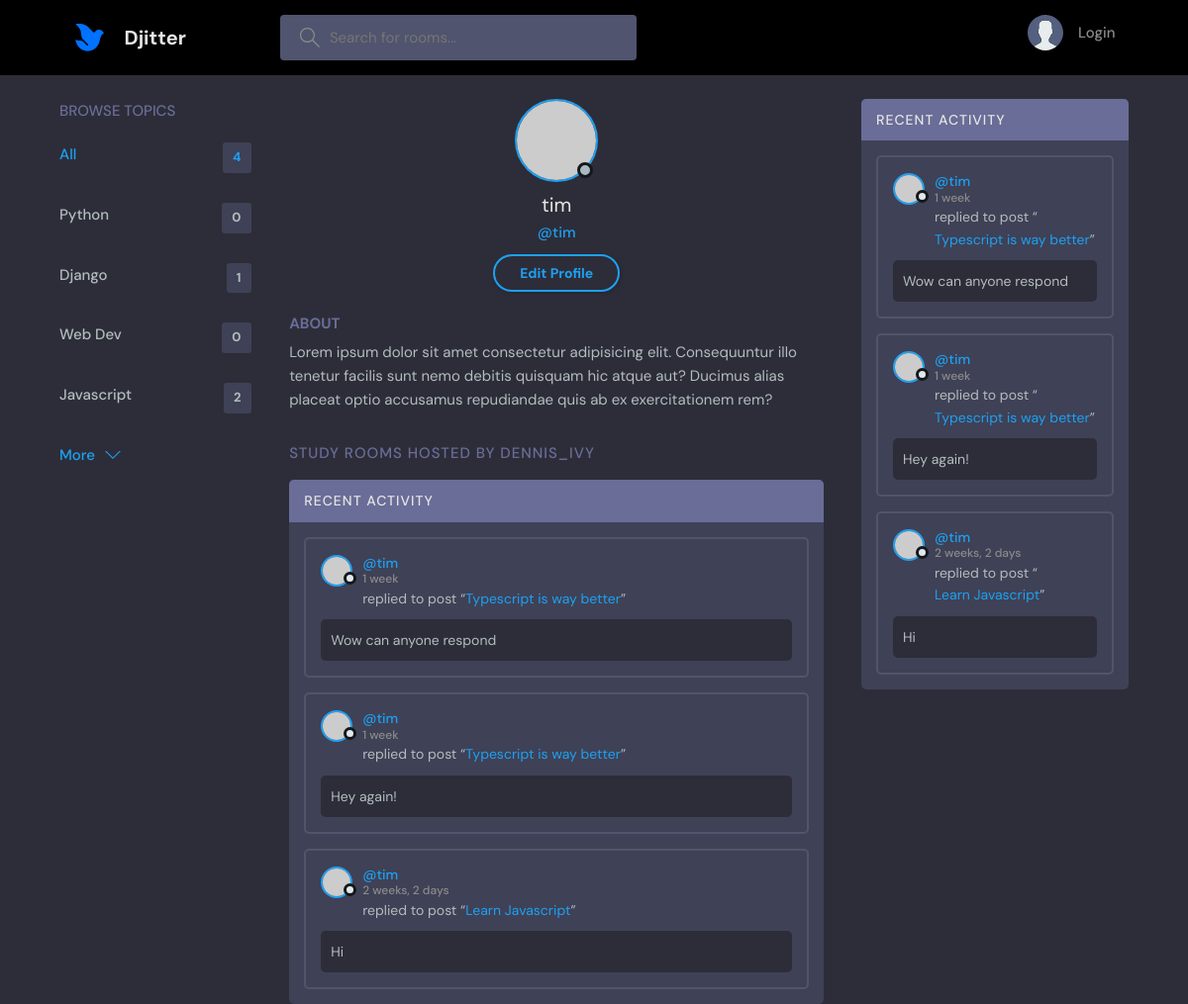
The page /profile/2 on the database its author committed.
### base/models.py (models this page shows, shortened)
class Topic(models.Model):
    name = models.CharField(max_length=200)

class Message(models.Model):
    user = models.ForeignKey(
        User, on_delete=models.CASCADE
    )  # on_delete=models.CASCADE means if the user is deleted, delete all messages by the user
    room = models.ForeignKey(Room, on_delete=models.CASCADE)
    body = models.TextField()
    updated = models.DateTimeField(auto_now=True)
    created = models.DateTimeField(auto_now_add=True)
    class Meta:
        ordering = ['-updated', '-created']

class Room(models.Model):
    host = models.ForeignKey(User, on_delete=models.SET_NULL, null=True)
    topic = models.ForeignKey(
        Topic, on_delete=models.SET_NULL, null=True
    )  # Topic would need to be enclosed in quotes if class Topic was below class Room
    name = models.CharField(max_length=200)
    description = models.TextField(null=True, blank=True)
    participants = models.ManyToManyField(
        User, related_name='participants', blank=True
    )  # related_name allows us to access participants from User model
    updated = models.DateTimeField(auto_now=True)
    created = models.DateTimeField(auto_now_add=True)
    class Meta:
        ordering = ['-updated', '-created'] # '-' means descending so newest is at the top
    def __str__(self):
        return self.name

### base/views.py (the view)
# urls.py: path('profile/<str:pk>', views.userProfile, name='user-profile'),
def userProfile(request, pk):
    user = User.objects.get(id=pk)
    rooms = user.room_set.all()
    room_messages = user.message_set.all()
    topics = Topic.objects.all()
    context = {"user": user, "rooms": rooms, "room_messages": room_messages, "topics": topics}
    return render(request, "base/profile.html", context)

### base/templates/base/profile.html
{% extends 'main.html' %} {% block content %}
  <main class="profile-page layout layout--3">
    <div class="container">
      <div>{% include 'base/topics_component.html' %}</div>
      <div class="roomList">
        <div class="profile">
          <div class="profile__avatar">
            <div class="avatar avatar--large active">
              <img src="https://randomuser.me/api/portraits/men/11.jpg" />
            </div>
          </div>
          <div class="profile__info">
            <h3>{{user.username}}</h3>
            <p>@{{user.username}}</p>
            <a href="edit-user.html" class="btn btn--main btn--pill">Edit Profile</a>
          </div>
          <div class="profile__about">
            <h3>About</h3>
            <p>
              Lorem ipsum dolor sit amet consectetur adipisicing elit. Consequuntur illo tenetur
              facilis sunt nemo debitis quisquam hic atque aut? Ducimus alias placeat optio
              accusamus repudiandae quis ab ex exercitationem rem?
            </p>
          </div>
        </div>
        <div class="roomList__header">
          <div>
            <h2>Study Rooms Hosted by dennis_ivy</a>
            </h2>
          </div>
        </div>
        {% include 'base/activity_component.html' %}
      </div>
      {% include 'base/activity_component.html' %}
    </div>
  </main>
{% endblock content %}

### base/templates/base/topics_component.html
<div class="topics">
  <div class="topics__header">
    <h2>Browse Topics</h2>
  </div>
  <ul class="topics__list">
    <li>
      <a href="{% url 'home' %}" class="active">All <span>{{topics.count}}</span></a>
    </li>
    {% for topic in topics %}
    <li>
      <a href="{% url 'home' %}?q={{topic.name}}">{{topic.name}}<span>{{topic.room_set.all.count}}</span></a>
    </li>
    {% endfor %}
  </ul>
  <a class="btn btn--link" href="topics.html">
    More
    <svg
      version="1.1"
      xmlns="http://www.w3.org/2000/svg"
      width="32"
      height="32"
      viewBox="0 0 32 32"
    >
      <title>chevron-down</title>
      <path d="M16 21l-13-13h-3l16 16 16-16h-3l-13 13z"></path>
    </svg>
  </a>
</div>

### base/templates/base/activity_component.html (shortened to what this page needs)
<div class="activities">
  <div class="activities__header">
    <h2>Recent Activity</h2>
  </div>
  {% for message in room_messages %}
  <div class="activities__box">
    <div class="activities__boxHeader roomListRoom__header">
      <a
        href="{% url 'user-profile' message.user.id %}"
        class="roomListRoom__author"
      >
        <div class="avatar avatar--small">
          <img src="https://randomuser.me/api/portraits/women/11.jpg" />
        </div>
        <p>
          @{{message.user}}
          <span>{{message.created|timesince}}</span>
        </p>
      </a>
    </div>
    <div class="activities__boxContent">
      <p>
        replied to post “<a href="{% url 'room' message.room.id %}">{{message.room}}</a>”
      </p>
      <div class="activities__boxRoomContent">
        {{message.body}}
      </div>
    </div>
  </div>
  {% endfor %}
</div>

### rows shown on the page
Topic: name "Python", room_set.all.count "0"
Topic: name "Django", room_set.all.count "1"
Topic: name "Web Dev", room_set.all.count "0"
Topic: name "Javascript", room_set.all.count "2"
Message: user "tim", created "1 week", room "Typescript is way better", body "Wow can anyone respond"
Message: user "tim", created "1 week", room "Typescript is way better", body "Hey again!"
Message: user "tim", created "2 weeks, 2 days", room "Learn Javascript", body "Hi"

### other values the page prints
{{ topics.count }} "4"
{{ user.username }} "tim"
